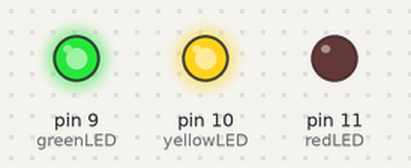
Simulated run of this sketch. Board: Arduino Uno, built with avr-gcc and run on an emulated ATmega328P. Shown: output pins drawn as LEDs (lit = HIGH).

Above: at 0.2 s.
At 1.7 s:
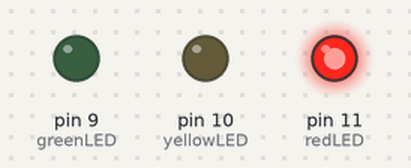
Timing chart, 0 to 3.0 s (numbered marks = the images above):
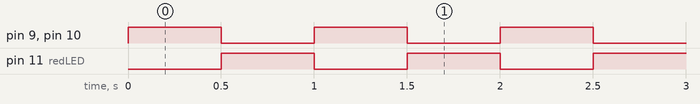

Measured:
- by itself, pin 9 (greenLED), pin 10 (yellowLED), pin 11 (redLED): alternates HIGH for 0.50 s and LOW for 0.50 s

The sketch:

blink.ino
```cpp
// Määritellään LEDien pin numerot
const int redLED = 11;
const int yellowLED = 10;
const int greenLED = 9;

// Taajuus 2 Hz tarkoittaa vilkkumisjaksoa 0.5 sekuntia (500 ms)
const int blinkInterval = 500;

void setup() {
  // Asetetaan LED pinnit ulostuloiksi
  pinMode(redLED, OUTPUT);
  pinMode(yellowLED, OUTPUT);
  pinMode(greenLED, OUTPUT);
}

// Funktio LEDien sytyttämiseen ja sammuttamiseen
void turnOnRed() {
  digitalWrite(redLED, LOW);
}

void turnOffRed() {
  digitalWrite(redLED, HIGH);
}

void turnOnYellow() {
  digitalWrite(yellowLED, HIGH);
}

void turnOffYellow() {
  digitalWrite(yellowLED, LOW);
}

void turnOnGreen() {
  digitalWrite(greenLED, HIGH);
}

void turnOffGreen() {
  digitalWrite(greenLED, LOW);
}

void loop() {
  // Sytytetään kaikki kolme LEDiä
  turnOnRed();
  turnOnYellow();
  turnOnGreen();
  delay(blinkInterval);  // Odotetaan 500 ms

  // Sammutetaan kaikki kolme LEDiä
  turnOffRed();
  turnOffYellow();
  turnOffGreen();
  delay(blinkInterval);  // Odotetaan 500 ms
}
```
